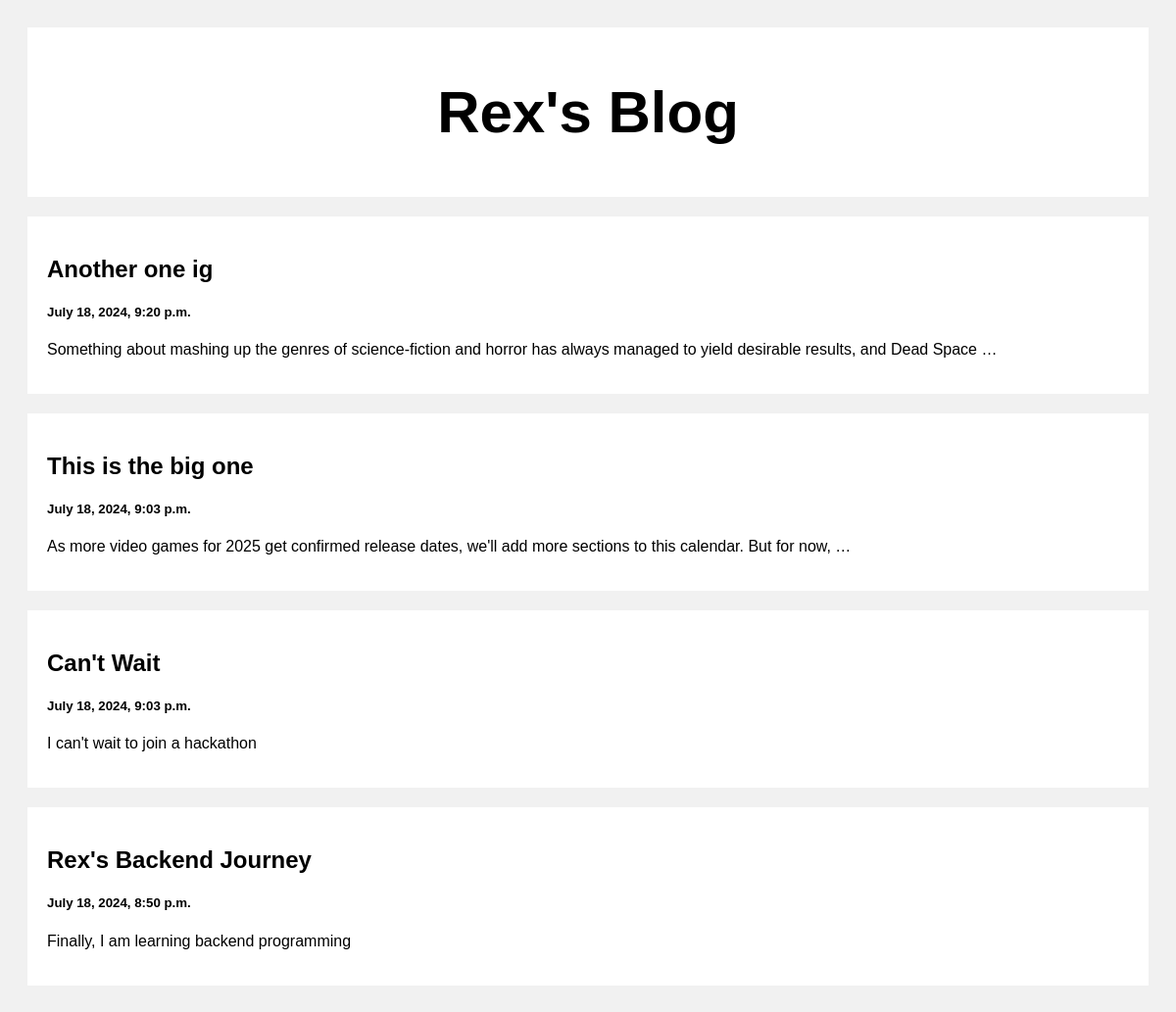
The page / on the database its author committed.
### posts/models.py (models this page shows)
class Post(models.Model):
    title = models.CharField(max_length=100)
    body = models.CharField(max_length=100000)
    created_at = models.DateTimeField(default=datetime.now, blank=True)

### posts/views.py (the view)
# urls.py: path('', views.index, name='index'),
def index(request):
    posts = Post.objects.all()
    return render(request, 'index.html', {'posts': posts})

### template/index.html (shortened to what this page needs)
<!DOCTYPE html>
<html>
<head>
</head>
<body>
<div class="header">
  <h2>Rex's Blog</h2>
</div>
<div class="row">
  <div class="leftcolumn">
    {% for post in posts reversed %}
    <div class="card">
      <a style="text-decoration: none; color: black;" href="/post/{{post.id}}">
        <h2>{{post.title}}</h2>
        <h5>{{post.created_at}}</h5>
        <p>{{post.body|truncatewords:20}}</p>
      </a>
    </div>
    {% endfor %}
  </div>
</div>
</body>
</html>

### template/index.html (style rules this page uses)
* { box-sizing: border-box; }
body { font-family: Arial; padding: 20px; background: #f1f1f1; }
.header { padding: 2px; font-size: 40px; text-align: center; background: white; }
.leftcolumn { float: left; width: 100%; }
.card { background-color: white; padding: 20px; margin-top: 20px; }
.row:after { content: ""; display: table; clear: both; }

### rows shown on the page
Post: title "Another one ig", created_at "July 18, 2024, 9:20 p.m.", body "Something about mashing up the genres of science-fiction and horror has always managed to yield desirable results, and Dead Space …"
Post: title "This is the big one", created_at "July 18, 2024, 9:03 p.m.", body "As more video games for 2025 get confirmed release dates, we'll add more sections to this calendar. But for now, …"
Post: title "Can't Wait", created_at "July 18, 2024, 9:03 p.m.", body "I can't wait to join a hackathon"
Post: title "Rex's Backend Journey", created_at "July 18, 2024, 8:50 p.m.", body "Finally, I am learning backend programming"
